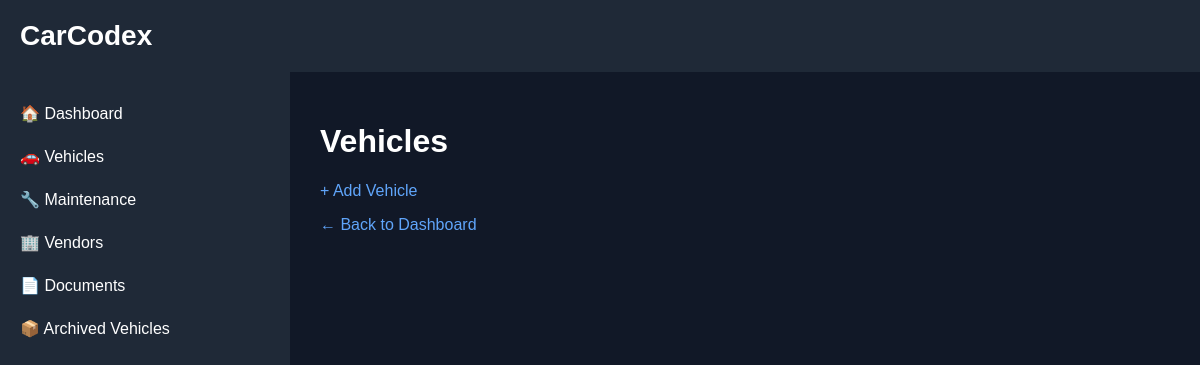
Before: /vehicles-ui with the older database file.
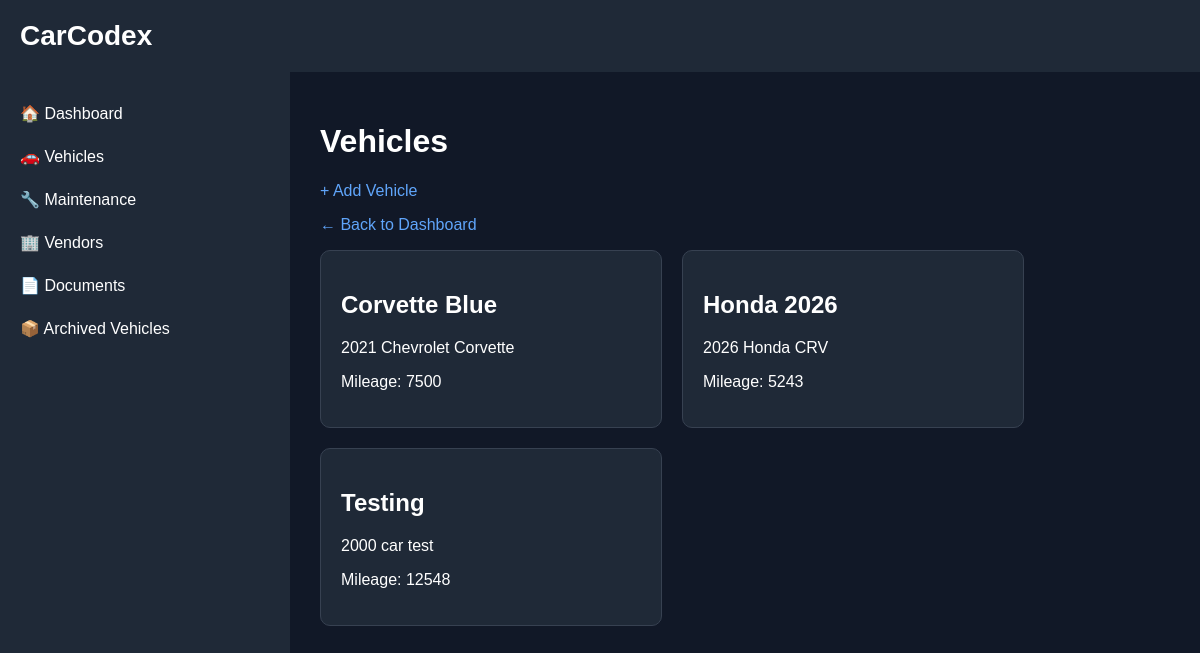
After: the same page with the newer database file.
### backend/models.py (models this page shows)
class Vehicle(Base):
    __tablename__ = "vehicles"
    id = Column(Integer, primary_key=True, index=True)
    nickname = Column(String)
    vin = Column(String)
    year = Column(Integer)
    make = Column(String)
    model = Column(String)
    trim = Column(String)
    current_mileage = Column(Integer)
    archived = Column(
        Boolean,
        default=False
)

### backend/main.py (the view)
@app.get(
    "/vehicles-ui",
    response_class=HTMLResponse
)
def vehicles_ui(
    request: Request
):
    db = SessionLocal()
    vehicles = db.query(
        Vehicle
    ).filter(
        Vehicle.archived == False
    ).all()
    db.close()
    return templates.TemplateResponse(
        request=request,
        name="vehicles.html",
        context={
            "request": request,
            "vehicles": vehicles
        }
    )

### backend/templates/vehicles.html (shortened to what this page needs)
{% extends "base.html" %}
{% block content %}
<h1>Vehicles</h1>
<p>
<A href="/vehicle-add" class="nav-link">
        + Add Vehicle
    </a>
</p>
<p>
    <a href="/ui" class="nav-link">
        ← Back to Dashboard
    </a>
</p>
<div class="vehicle-grid">
    {% for vehicle in vehicles %}
    <a href="/vehicle/{{ vehicle.id }}" class="vehicle-link">
        <div class="vehicle-card">
            <h2>{{ vehicle.nickname }}</h2>
            <p>
                {{ vehicle.year }}
                {{ vehicle.make }}
                {{ vehicle.model }}
            </p>
            <p>
                Mileage: {{ vehicle.current_mileage }}
            </p>
        </div>
    </a>
    {% endfor %}
</div>
{% endblock %}

Changed rows visible on the page:
now on this page (row edited): Vehicle: nickname "Corvette Blue", year "2021", make "Chevrolet", model "Corvette", current_mileage "7500"
added Vehicle: nickname "Honda 2026", year "2026", make "Honda", model "CRV", current_mileage "5243"
added Vehicle: nickname "Testing", year "2000", make "car", model "test", current_mileage "12548"
